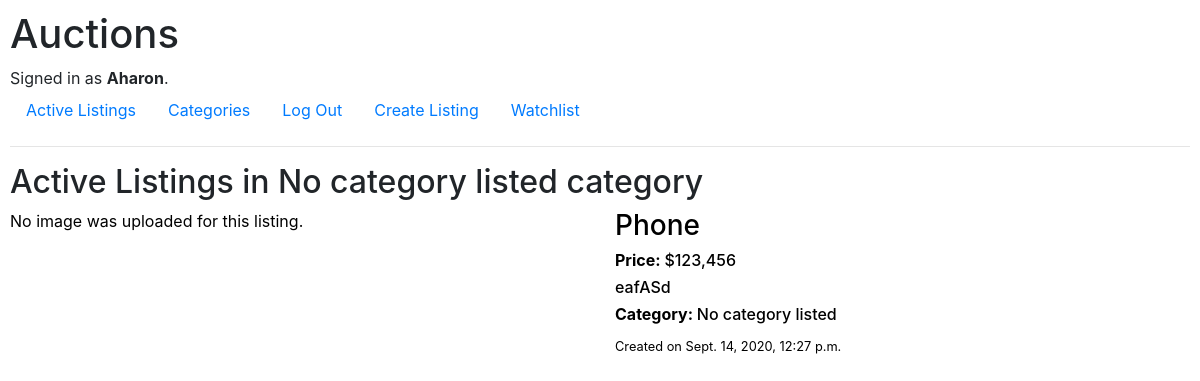
The app's page /category/No category listed (signed in) with its own data.
### auctions/models.py (models this page shows)
class User(AbstractUser):
    pass

class Auction(models.Model):
    username = models.CharField(max_length=50)
    title = models.CharField(max_length=64)
    price = models.CharField(max_length=64)
    description = models.CharField(max_length=100)
    creation_date = models.DateTimeField()
    photo = models.FileField(null=True, blank=True)
    category = models.CharField(max_length=64)
    active = models.BooleanField(default=True)
    winner = models.CharField(max_length=50, blank=True)

### auctions/views.py (the view)
# urls.py: path("category/<str:category>", views.category, name="category")
def category(request, category):
    active_listings_in_category = Auction.objects.filter(category=category,
                                                         active=True)
    return render(request, "auctions/category.html", {
        "active_listings_in_category": active_listings_in_category,
        "category": category
    })

### auctions/templates/auctions/category.html
{% extends "auctions/layout.html" %}
{% load static %}
{% load humanize %}
{% block extra_css %}
    <link href="{% static 'auctions/index.css' %}" rel="stylesheet">
{% endblock %}
{% block body %}
    <h2>Active Listings in {{category}} category</h2>
    {% if active_listings_in_category %}
        {% for listing in active_listings_in_category %}
            <a class="unstyle" href="{% url 'listings' listing.id %}">
                <div class="row">
                    <div class="col">
                        {% if listing.photo %}
                        <img src="{{listing.photo}}" alt="uploaded picture">
                        {% else %}
                        <p>No image was uploaded for this listing.</p>
                        {% endif %}
                    </div>
                    <div class="col">
                        <h3>{{listing.title}}</h3>
                        <h6><strong>Price: </strong>${{listing.price|intcomma}}</h6>
                        <h6>{{listing.description}}</h6>
                        <h6><strong>Category: </strong>{{listing.category}}</h6>
                        <small>Created on {{listing.creation_date}}</small>
                    </div>
                </div>
            </a>
        {% endfor %}
    {% else %}
        <p>No active Listings in {{category}} category</p>
    {% endif %}
{% endblock %}

### auctions/templates/auctions/layout.html (shortened to what this page needs)
{% load static %}
<!DOCTYPE html>
<html lang="en">
    <head>
        <link rel="stylesheet" href="https://stackpath.bootstrapcdn.com/bootstrap/4.4.1/css/bootstrap.min.css">
        <link href="{% static 'auctions/styles.css' %}" rel="stylesheet">
        {% block extra_css %}{% endblock %}
    </head>
    <body>
        <h1>Auctions</h1>
        <div>
            {% if user.is_authenticated %}
                Signed in as <strong>{{ user.username }}</strong>.
            {% else %}
                Not signed in.
            {% endif %}
        </div>
        <ul class="nav">
            <li class="nav-item">
                <a class="nav-link" href="{% url 'index' %}">Active Listings</a>
            </li>
            <li class="nav-item">
                <a class="nav-link" href="{% url 'categories' %}">Categories</a>
            </li>
            {% if user.is_authenticated %}
                <li class="nav-item">
                    <a class="nav-link" href="{% url 'logout' %}">Log Out</a>
                </li>
                <li class="nav-item">
                    <a class="nav-link" href="{% url 'create' %}">Create Listing</a>
                </li>
                <li class="nav-item">
                    <a class="nav-link" href="{% url 'watchlist' %}">Watchlist</a>
                </li>
            {% endif %}
        </ul>
        <hr>
        {% block body %}
        {% endblock %}
    </body>
</html>

### auctions/static/auctions/styles.css (style rules this page uses)
body { padding: 10px; }
.unstyle { color: black; text-decoration: none; }

### auctions/static/auctions/index.css (style rules this page uses)
.col { margin-bottom: 40px; }

### records on screen
User: username "Aharon"
Auction: category "No category listed", photo "No image was uploaded for this listing.", title "Phone", price "123,456", description "eafASd", creation_date "Sept. 14, 2020, 12:27 p.m."
